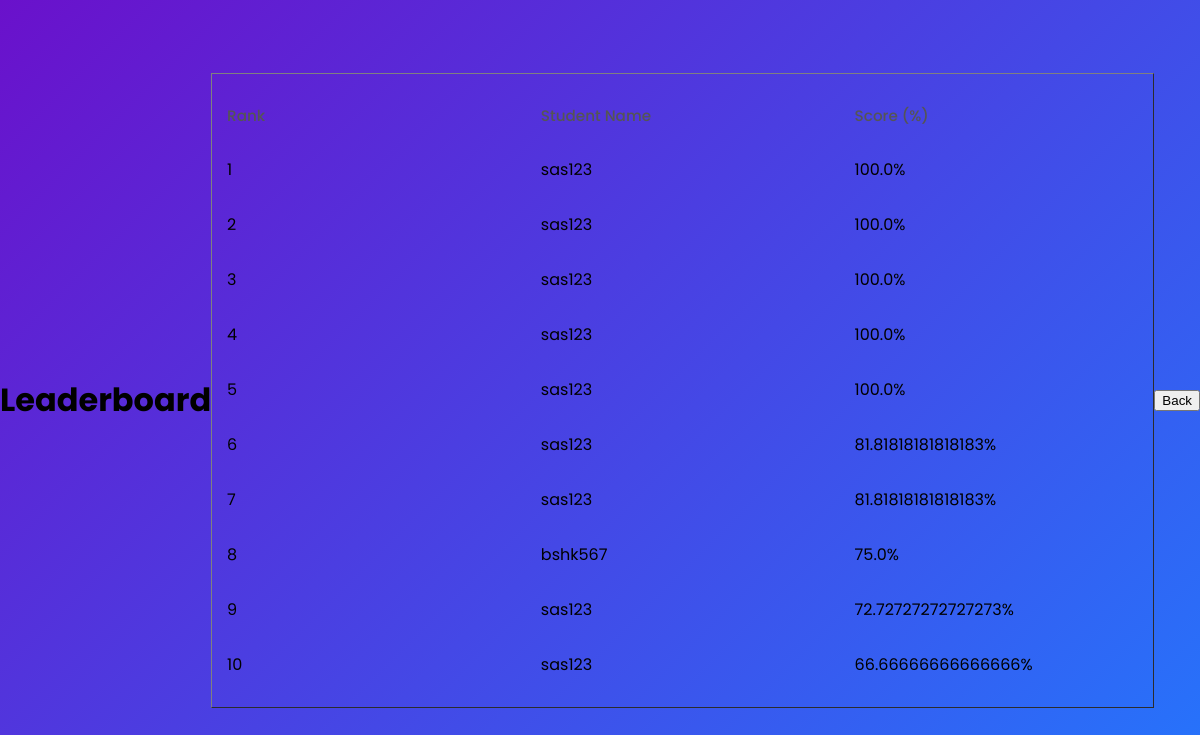
Page /leaderboard/ on the committed database.
### Admin/models.py (models this page shows, shortened)
class User(AbstractUser):
    GENDER_CHOICES = (
    ('Male', 'Male'),
    ('Female', 'Female'),
    ('Other', 'Other'),
    )
    email = models.EmailField(unique=True)
    name= models.CharField(max_length=100,default="")
    dob = models.DateField(null=True, blank=True)
    gender = models.CharField(max_length=10, choices=GENDER_CHOICES, null=True, blank=True)
    address = models.TextField(blank=True)
    role = models.CharField(max_length=10, choices=[('student', 'Student'), ('educator', 'Educator'), ('admin', 'Admin')])
    USERNAME_FIELD = 'email'  # Use email for login instead of username
    REQUIRED_FIELDS = ['username']

### Quizzes/views.py (the view)
# urls.py: path('leaderboard/', views.leaderboard, name='leaderboard'),
def leaderboard(request):
    leaderboard = StudentQuizAttempt.objects.values_list('student__user__username', 'score').order_by('-score')[:10]
    return render(request, "quiz/leaderboard.html", {"leaderboard": leaderboard})

### templates/quiz/leaderboard.html (shortened to what this page needs)
<!DOCTYPE html>
<html lang="en">
<head>
    <link rel="stylesheet" href="/static/styles.css">
</head>
<body>
<h1>Leaderboard</h1>
<table border="1">
    <thead>
        <tr>
            <th>Rank</th>
            <th>Student Name</th>
            <th>Score (%)</th>
        </tr>
    </thead>
    <tbody>
        {% for name, score in leaderboard %}
        <tr>
            <td>{{ forloop.counter }}</td>
            <td>{{ name }}</td>
            <td>{{ score }}%</td>
        </tr>
        {% empty %}
        <tr>
            <td colspan="3">No records available</td>
        </tr>
        {% endfor %}
    </tbody>
</table>
<br>
<button onclick="window.history.back()">Back</button>
</body>
</html>

### templates/admin_app/css/styles.css (style rules this page uses)
body { font-family: 'Poppins', sans-serif; margin: 0; padding: 0; min-height: 100vh; background: linear-gradient(135deg, #6a11cb 0%, #2575fc 100%); display: flex; align-items: center; justify-content: center; }
table { width: 100%; border-collapse: separate; border-spacing: 0 15px; position: relative; z-index: 1; margin-bottom: 20px; }
th { text-align: left; padding: 15px; color: #555; font-weight: 500; width: 30%; vertical-align: top; border: none; font-size: 0.95rem; }
td { padding: 0 15px 15px; border: none; position: relative; }
tr { transition: all 0.4s ease; }

### rows in the picture
User: username "sas123", score "100.0", score "81.81818181818183", score "72.72727272727273", score "66.66666666666666"
User: username "bshk567", score "75.0"
